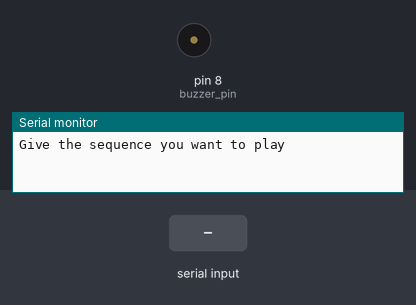
Bench run of a sketch on a simulated Arduino Uno, built with avr-gcc and run on an emulated ATmega328P. On the bench: buzzer (waves = sounding), the last lines printed to the serial monitor. The inputs (shaded band) are chosen by the test bench.

Above: at 1.3 s.
1.4 s: "90,45\n" received over Serial
At 1.65 s:
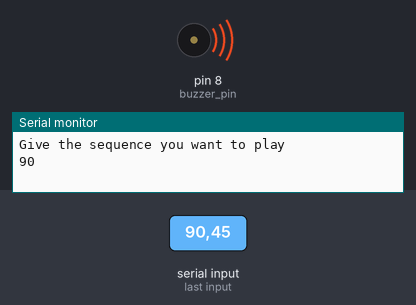
Timing chart, 0 to 4.4 s (numbered marks = the images above; inputs shaded):
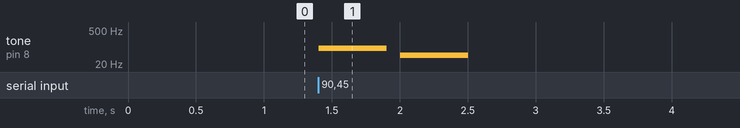

Measured:
- after the input at 1.4 s, tone on pin 8 (buzzer_pin): silent → 90 Hz at once, → silent 0.50 s later, → 45 Hz 0.10 s later, → silent 0.50 s later

The sketch:

1_passive_buzzer.ino
```cpp
/*
Passive Buzzer with Serial.parseInt
*/
const int buzzer_pin = 8;
int input = 0;

void setup() {
   pinMode(buzzer_pin,OUTPUT);
   Serial.begin(9600);
   delay(100);
   Serial.println("Give the sequence you want to play");
 }


void loop() {

  while (Serial.available() == 0) {
    // wait for a message from serial
  }

  input = Serial.parseInt();
  // Serial.read(); // comment out to avoid extra 0
  Serial.println(input);

  tone(buzzer_pin, input, 500);
  delay(600);
}
```
